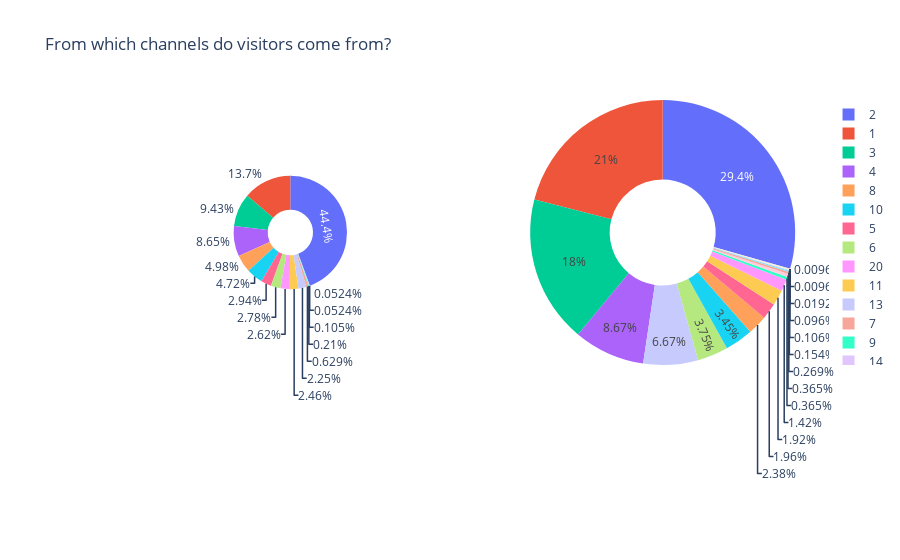

This figure's notebook cell:
### Markdown cell above
### TrafficType

### Code cell
rev_true_labels = [i for i in df[df['Revenue']==True]['TrafficType'].value_counts().sort_index().index]
rev_true_values = [i for i in df[df['Revenue']==True]['TrafficType'].value_counts().sort_index().values]
rev_false_labels = [i for i in df[df['Revenue']==False]['TrafficType'].value_counts().sort_index().index]
rev_false_values = [i for i in df[df['Revenue']==False]['TrafficType'].value_counts().sort_index().values]

# Create subplots: use 'domain' type for Pie subplot
fig = make_subplots(rows=1, 
                    cols=2, 
                    specs=[[{'type':'domain'}, {'type':'domain'}]],
                    subplot_titles=['Purchased', 'Did not purchase']
                   )
fig.add_trace(go.Pie(labels=rev_true_labels, 
                     values=rev_true_values, 
                     name="1", 
                     scalegroup='one',
                    ),
              1, 1
             )
fig.add_trace(go.Pie(labels=rev_false_labels, 
                     values=rev_false_values, 
                     name="0", 
                     scalegroup='one'),
              1, 2
             )

# Use `hole` to create a donut-like pie chart
fig.update_traces(hole=.4, hoverinfo="label+percent+name")

fig.update_layout(
    title_text="From which channels do visitors come from?",
    # Add annotations in the center of the donut pies.
    annotations=[dict(text='', x=0.18, y=0.5, font_size=10, showarrow=False),
                 dict(text='', x=0.82, y=0.5, font_size=10, showarrow=False)])
fig.show()

### Figure 1 — Plotly figure (JSON) as saved in the notebook; plotly's stock layout.template omitted (floating-point values rounded to 4 significant figures)
{"data": [{"domain": {"x": [0, 0.45], "y": [0, 1]}, "hole": 0.4, "hoverinfo": "label+percent+name", "labels": [1, 2, 3, 4, 5, 6, 7, 8, 9, 10, 11, 13, 14, 16, 19, 20], "name": "1", "scalegroup": "one", "type": "pie", "values": [262, 847, 180, 165, 56, 53, 12, 95, 4, 90, 47, 43, 2, 1, 1, 50]}, {"domain": {"x": [0.55, 1], "y": [0, 1]}, "hole": 0.4, "hoverinfo": "label+percent+name", "labels": [1, 2, 3, 4, 5, 6, 7, 8, 9, 10, 11, 12, 13, 14, 15, 16, 17, 18, 19, 20], "name": "0", "scalegroup": "one", "type": "pie", "values": [2189, 3066, 1872, 904, 204, 391, 28, 248, 38, 360, 200, 1, 695, 11, 38, 2, 1, 10, 16, 148]}], "layout": {"annotations": [{"font": {"size": 10}, "showarrow": false, "text": "", "x": 0.18, "xanchor": "center", "xref": "paper", "y": 0.5, "yanchor": "bottom", "yref": "paper"}, {"font": {"size": 10}, "showarrow": false, "text": "", "x": 0.82, "xanchor": "center", "xref": "paper", "y": 0.5, "yanchor": "bottom", "yref": "paper"}], "title": {"text": "From which channels do visitors come from?"}}}
